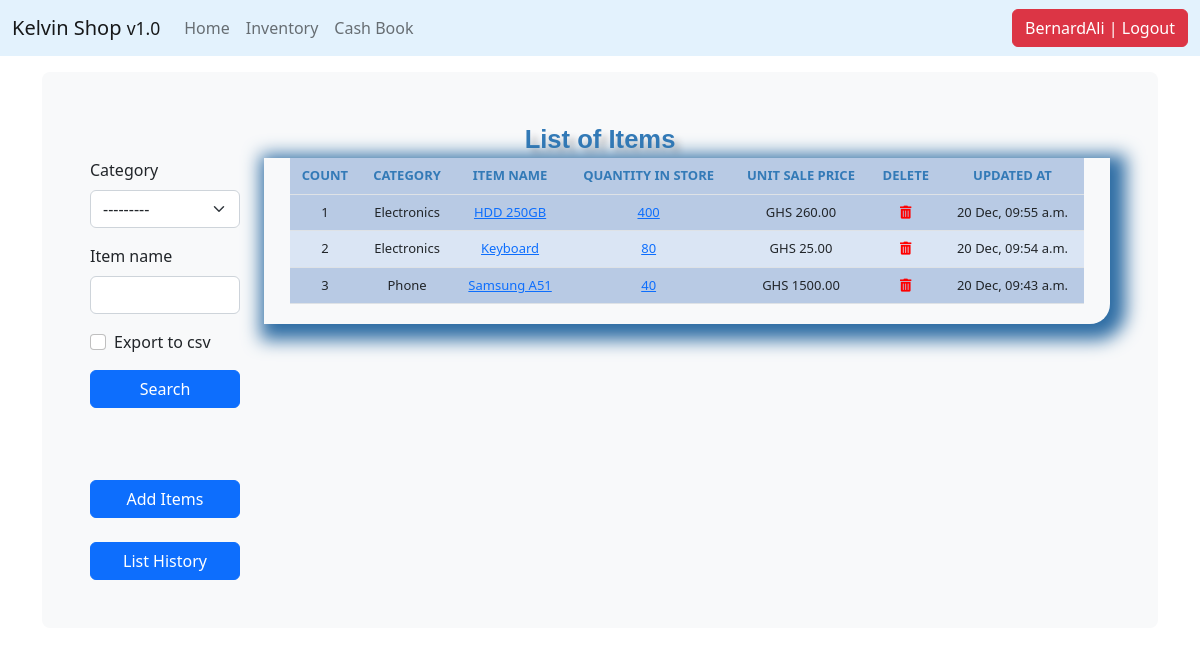
Page /list_items/ (signed in) on the earlier database version.
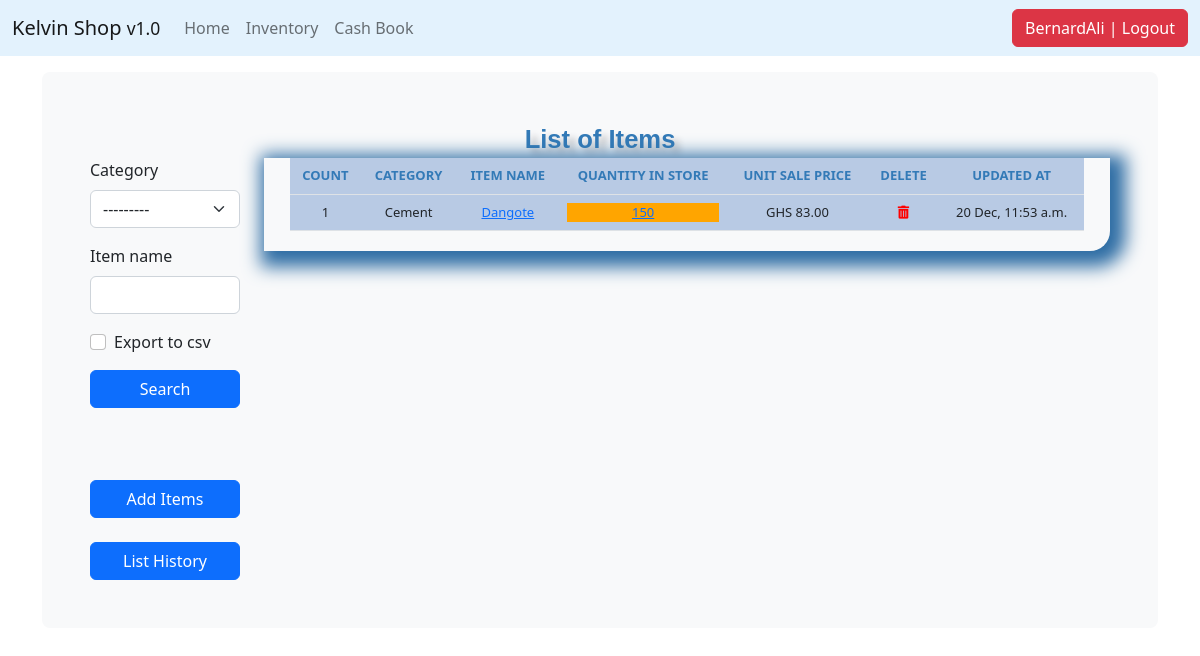
Same page on the later database version.
### core/models.py (models this page shows, shortened)
class Stock(models.Model):
    category = models.ForeignKey(Category, on_delete=models.CASCADE, blank=True)
    item_name = models.CharField(max_length=50, blank=True, null=True)
    item_description = models.TextField(blank=True, null=True)
    quantity = models.IntegerField(default='0', blank=True, null=True)
    purchased_quantity = models.IntegerField(default='0', blank=True, null=True)
    purchased_by = models.CharField(max_length=50, blank=True, null=True)
    purchased_from = models.CharField(max_length=50, blank=True, null=True)
    unit_purchase_price = models.DecimalField(max_digits=10, decimal_places=2, blank=True, null=True)
    total_purchase_price = models.DecimalField(max_digits=10, decimal_places=2, blank=True, null=True)
    sale_quantity = models.IntegerField(default='0', blank=True, null=True)
    sale_by = models.CharField(max_length=50, blank=True, null=True)
    sale_to = models.CharField(max_length=50, blank=True, null=True)
    unit_sale_price = models.DecimalField(max_digits=10, decimal_places=2, blank=True, null=True)
    total_sale_price = models.DecimalField(max_digits=10, decimal_places=2, blank=True, null=True)
    phone_number = models.CharField(max_length=50, blank=True, null=True)
    created_by = models.CharField(max_length=50, blank=True, null=True)
    reorder_level = models.IntegerField(default='0', blank=True, null=True)
    created_on = models.DateTimeField(auto_now_add=True)
    expiry = models.DateTimeField(auto_now_add=True, blank=True, null=True)
    last_updated = models.DateTimeField(auto_now=True)
    export_to_CSV = models.BooleanField(default=False)

class Category(models.Model):
    name = models.CharField(max_length=50, blank=True, null=True)
    description = models.TextField(blank=True, null=True)
    def __str__(self):
        return self.name

### core/views.py (the view, shortened to what this page needs)
# urls.py: path('list_items/', views.list_item, name='list_items'),
@login_required
def list_item(request):
    header = 'List of Items'
    form = StockSearchForm(request.POST or None)
    queryset = Stock.objects.all()
    context = {
        "header": header,
        "queryset": queryset,
        "form": form,
    }
    return render(request, "list_item.html", context)

### core/forms.py
class StockSearchForm(forms.ModelForm):
    export_to_CSV = forms.BooleanField(required=False)
    class Meta:
        model = Stock
        fields = ['category', 'item_name', 'export_to_CSV']

### templates/list_item.html
{% extends 'base.html' %}
{% load crispy_forms_tags %}
{% block content %}
	<div class="header">{{header}}</div>
<div class="row">
        <div class="col-sm-2">
			<form method='POST' action=''>{% csrf_token %}
				{{form|crispy}}
				<input type="submit" value='Search' class="btn btn-primary mybutton"/>
				<br><br><br><br>
				<a href="{% url 'add_items' %}"><div class="btn btn-primary mybutton">Add Items</div></a><br><br>
      			<a href="{% url 'list_history' %}"><div class="btn btn-primary mybutton">List History</div></a><br>
			</form>
		</div>
	<br>
	<div class="col-sm-10">
		<div class="display_table">
			<table class='table'>
				<thead>
				  <tr>
					<th>COUNT</th>
					<th>CATEGORY</th>
					<th>ITEM NAME</th>
					<th>QUANTITY IN STORE</th>
					<th>UNIT SALE PRICE</th>
					<th>DELETE</th>
					<th>UPDATED AT</th>
				  </tr>
				</thead>
			  {% for instance in queryset %}
				  <tr>
					<td>{{forloop.counter}}</td>
					<td>{{instance.category}}</td>
					<td><a href="{% url 'update_items' instance.id %}">{{instance.item_name}}</a></td>
					<td><a href="{% url 'stock_detail' instance.id %}">
						  {% if instance.quantity <= instance.reorder_level %}
						  <div style="background-color: orange;">{{instance.quantity}}</div>
						  {% else %}{{instance.quantity}}
						  {% endif %}
						</a>
					</td>
					  <td><a>GHS {{instance.unit_sale_price}}</a></td>
					  <td><a href="{% url 'delete_items' instance.id %}"><i style="color:red" class="fas fa-trash-alt"></i></a></td>
				  	<td>{{instance.last_updated|date:"d M, h:i a"}}</td>
				  </tr>
			  {% endfor %}
			</table>
	</div>
	</div>
</div>
{% endblock %}

### templates/base.html (shortened to what this page needs)
{% load static %}
<!doctype html>
<html lang="en">
<head>
    <link href="https://cdn.jsdelivr.net/npm/bootstrap@5.2.3/dist/css/bootstrap.min.css" rel="stylesheet">
    <link rel="stylesheet" href="https://cdnjs.cloudflare.com/ajax/libs/font-awesome/5.15.4/css/all.min.css" />
    <link href="{% static 'css/style.css' %}" rel="stylesheet">
</head>
<body>
    {% include 'nav.html' %}
    <main class="container">
        <div class="p-5 mb-4 bg-light rounded-3">
            {% block content %}
            {% endblock %}
        </div>
    </main>
</body>
</html>

### templates/nav.html (shortened to what this page needs)
<nav class="navbar navbar-expand-md fixed-top" style="background-color: #e3f2fd;">
      <div class="container-fluid">
        <a class="navbar-brand" href="{% url 'home' %}">Kelvin Shop <small>v1.0</small></a>
        <div class="collapse navbar-collapse" id="navbarCollapse">
          <ul class="navbar-nav me-auto mb-2 mb-md-0">
            <li class="nav-item">
              <a class="nav-link" aria-current="page" href="{% url 'home' %}">Home</a>
            </li>
            {% if request.user.is_authenticated %}
              <li class="nav-item">
                <a class="nav-link" aria-current="page" href="{% url 'list_items' %}">Inventory</a>
              </li>
              <li class="nav-item">
                <a class="nav-link" aria-current="page" href="{% url 'cash_items' %}">Cash Book</a>
              </li>
            {% endif %}
          </ul>
          <ul class="navbar-nav">
              {% if request.user.is_authenticated %}
              <li><a href="/accounts/logout"><button class="btn btn-danger">{{ user }} | Logout</button></a></li>
              {% else %}
              <li><a href="/accounts/login">Login</a></li>
              {% endif %}
          </ul>
        </div>
      </div>
    </nav>

### static/css/style.css (style rules this page uses)
body { padding-top: 4.5rem; }
.table { font-size: 13px; text-align: center; width: 95%; margin: auto; text-align: center; }
.table tr:nth-child(odd) { background: #B8CAE4 }
th { color: #337ab7; }
.display_table { border-bottom-right-radius: 20px; padding-left: 5px; padding-right: 5px; padding-bottom: 20px; box-shadow: 0.4rem 0.4rem 1.1rem 0.6rem #2e6da4; }
.header { font-family: helvetica; color: #337ab7; font-size: 1.6rem; text-align: center; width: 100%; text-shadow: 6px 6px 6px #c9c6c6; display: block; font-weight: bolder; }
.mybutton { width: 100%; }

Differences in the rows shown:
removed Stock: category "Electronics", item_name "HDD 250GB", quantity "400", unit_sale_price "260.00", last_updated "20 Dec, 09:55 a.m."
removed Stock: category "Electronics", item_name "Keyboard", quantity "80", unit_sale_price "25.00", last_updated "20 Dec, 09:54 a.m."
removed Stock: category "Phone", item_name "Samsung A51", quantity "40", unit_sale_price "1500.00", last_updated "20 Dec, 09:43 a.m."
added Stock: category "Cement", item_name "Dangote", quantity "150", unit_sale_price "83.00", last_updated "20 Dec, 11:53 a.m."
